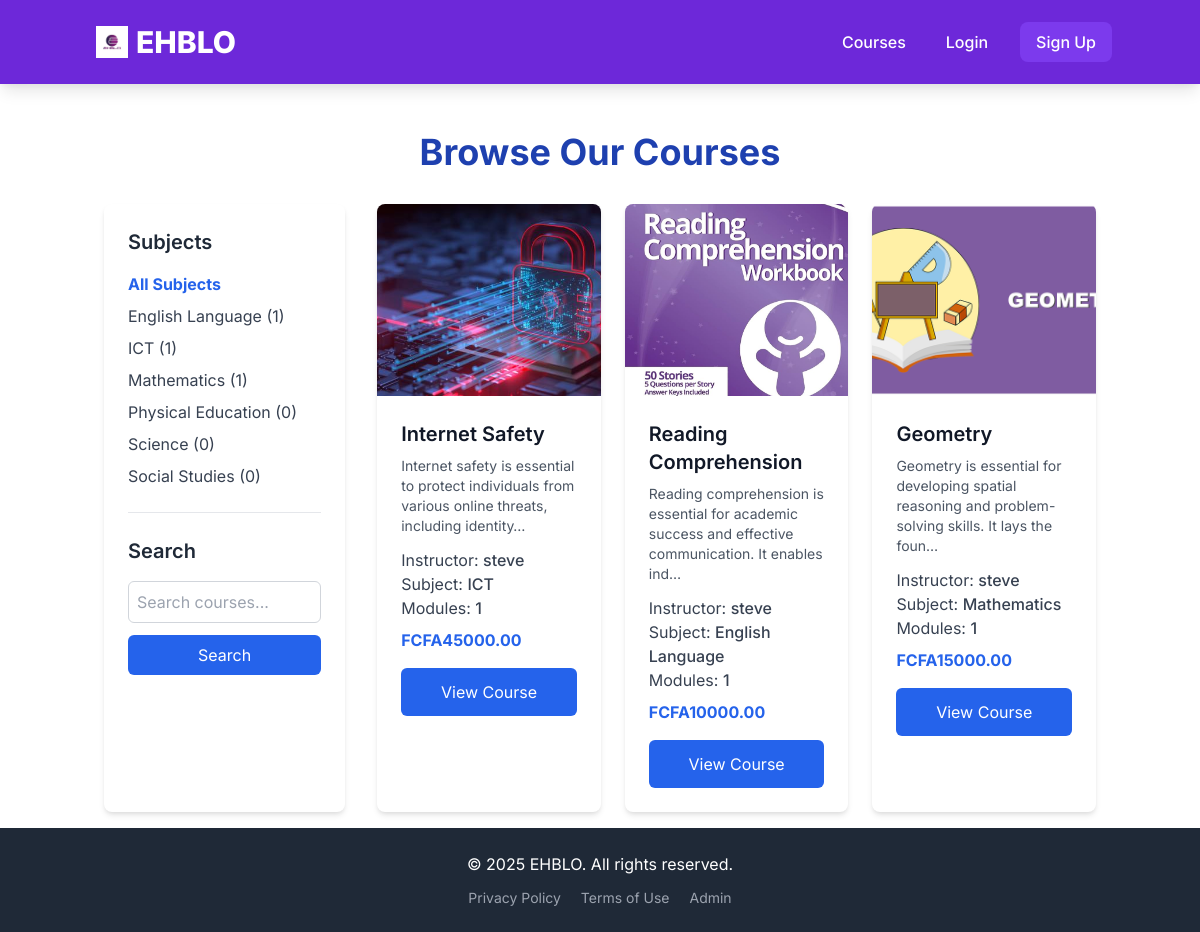
The app's page /courses/, older data.
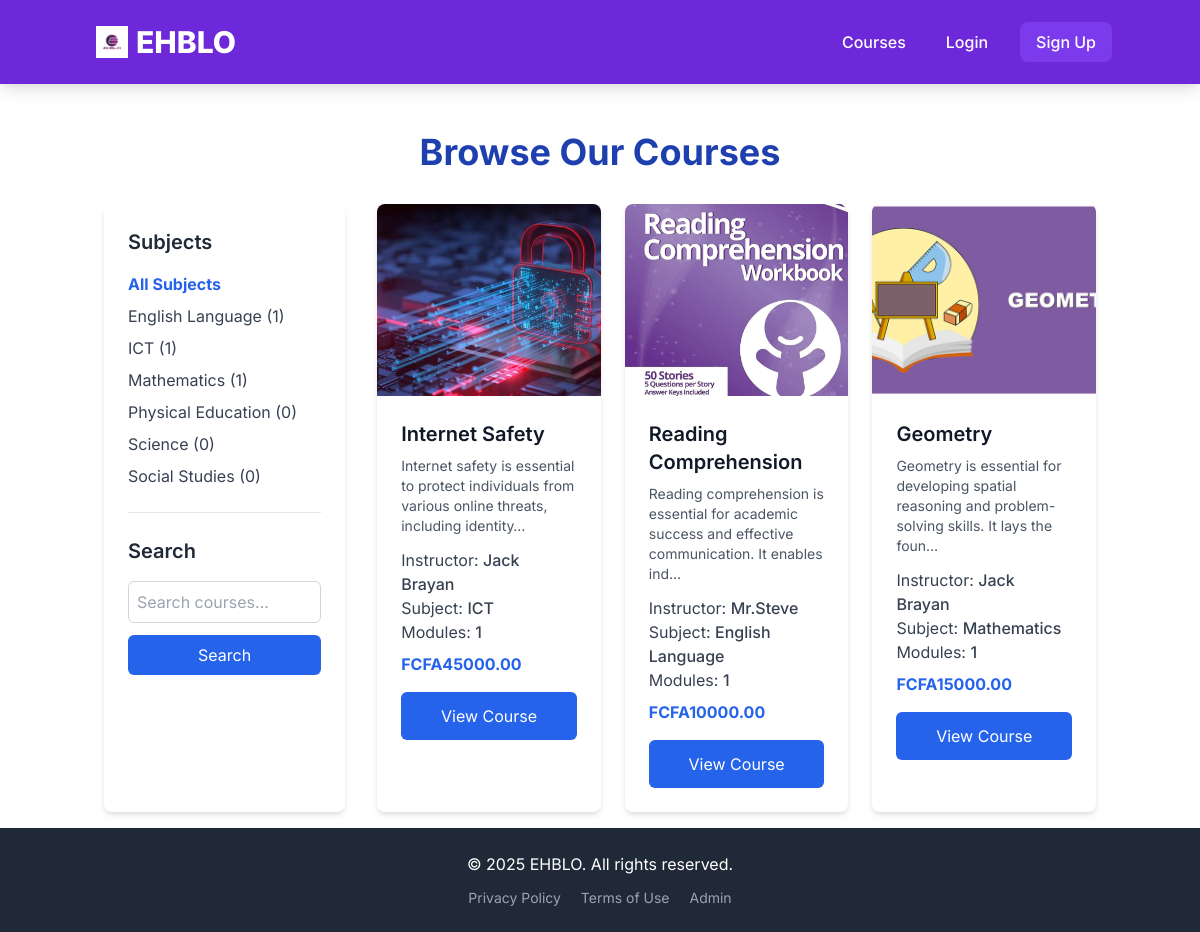
The same page, newer data.
### courses/models.py (models this page shows, shortened)
class Subject(models.Model):
    name = models.CharField(max_length=200, unique=True)
    slug = models.SlugField(max_length=200, unique=True, blank=True)
    class Meta:
        ordering = ('name',)

class Course(models.Model):
    instructor = models.ForeignKey(settings.AUTH_USER_MODEL,
                                   on_delete=models.CASCADE,
                                   related_name='courses_created',
                                   limit_choices_to={'user_type': 'instructor'})
    subject = models.ForeignKey(Subject,
                                 on_delete=models.CASCADE,
                                 related_name='courses')
    title = models.CharField(max_length=250)
    slug = models.SlugField(max_length=250, unique=True, blank=True)
    overview = models.TextField()
    created = models.DateTimeField(auto_now_add=True)
    updated = models.DateTimeField(auto_now=True)
    price = models.DecimalField(max_digits=10, decimal_places=2, default=0.00) # 0 for free courses
    is_published = models.BooleanField(default=False)
    tags = TaggableManager(blank=True)
    image = models.ImageField(upload_to='course_thumbnails/', null=True, blank=True)
    class Meta:
        ordering = ('-created',)

### users/models.py (models this page shows, shortened)
class CustomUser(AbstractUser):
    USER_TYPE_CHOICES = (
        ("student", "Student"),
        ("instructor", "Instructor"),
    )
    user_type = models.CharField(max_length=20, choices=USER_TYPE_CHOICES, default="student")
    bio = models.TextField(blank=True, null=True)
    profile_picture = models.ImageField(upload_to='profile_pics/', blank=True, null=True)
    phone_number = models.CharField(max_length=20, blank=True, null=True)
    country = models.CharField(max_length=100, blank=True, null=True)
    class Meta:
        verbose_name = "User"
        verbose_name_plural = "Users"

### courses/views.py (the view, shortened to what this page needs)
# urls.py: path('', views.CourseListView.as_view(), name='course_list'),
class CourseListView(ListView):
    model = Course
    template_name = 'courses/course_list.html'
    context_object_name = 'courses'
    paginate_by = 10
    def get_queryset(self):
        queryset = super().get_queryset().filter(is_published=True)
        subject_slug = self.kwargs.get('subject_slug')
        if subject_slug:
            subject = get_object_or_404(Subject, slug=subject_slug)
            queryset = queryset.filter(subject=subject)
        query = self.request.GET.get('q')
        return queryset.annotate(num_modules=Count('modules')).order_by('-created')
    def get_context_data(self, **kwargs):
        context = super().get_context_data(**kwargs)
        context['subjects'] = Subject.objects.annotate(total_courses=Count('courses', filter=Q(courses__is_published=True)))
        context['current_subject_slug'] = self.kwargs.get('subject_slug')
        context['query'] = self.request.GET.get('q', '')
        return context

### courses/templates/courses/course_list.html (shortened to what this page needs)
{% extends "base.html" %}
{% load static %}
{% block content %}
<h1 class="text-4xl font-bold text-center text-blue-800 mb-8">Browse Our Courses</h1>
<div class="flex flex-col md:flex-row gap-8">
    <aside class="w-full md:w-1/4 bg-white p-6 rounded-lg shadow-md">
        <h3 class="text-xl font-semibold text-gray-800 mb-4">Subjects</h3>
        <ul>
            <li class="mb-2">
                <a href="{% url 'course_list' %}" class="{% if not current_subject_slug %}font-bold text-blue-600{% else %}text-gray-700 hover:text-blue-600{% endif %}">
                    All Subjects
                </a>
            </li>
            {% for subject in subjects %}
                <li class="mb-2">
                    <a href="{% url 'course_list_by_subject' subject.slug %}"
                       class="{% if current_subject_slug == subject.slug %}font-bold text-blue-600{% else %}text-gray-700 hover:text-blue-600{% endif %}">
                        {{ subject.name }} ({{ subject.total_courses }})
                    </a>
                </li>
            {% endfor %}
        </ul>
        <hr class="my-6">
        <h3 class="text-xl font-semibold text-gray-800 mb-4">Search</h3>
        <form action="{% url 'course_list' %}" method="get">
            <input type="search" name="q" placeholder="Search courses..." value="{{ query }}"
                   class="w-full p-2 border border-gray-300 rounded-md focus:ring-blue-500 focus:border-blue-500">
            <button type="submit" class="mt-3 w-full bg-blue-600 text-white p-2 rounded-md hover:bg-blue-700 transition duration-300">Search</button>
        </form>
    </aside>
    <section class="w-full md:w-3/4">
        {% if courses %}
            <div class="grid grid-cols-1 md:grid-cols-2 lg:grid-cols-3 gap-6">
                {% for course in courses %}
                    <div class="bg-white rounded-lg shadow-md overflow-hidden hover:shadow-lg transition-shadow duration-300">
                        {% if course.image %}
                            <img src="{{ course.image.url }}" alt="{{ course.title }}" class="w-full h-48 object-cover">
                        {% else %}
                            <div class="w-full h-48 bg-gray-200 flex items-center justify-center text-gray-500">No Image</div>
                        {% endif %}
                        <div class="p-6">
                            <h2 class="text-xl font-semibold text-gray-900 mb-2">{{ course.title }}</h2>
                            <p class="text-sm text-gray-600 mb-3">{{ course.overview|truncatechars:100 }}</p>
                            <p class="text-md text-gray-700">Instructor: <span class="font-medium">{{ course.instructor.get_full_name|default:course.instructor.username }}</span></p>
                            <p class="text-md text-gray-700">Subject: <span class="font-medium">{{ course.subject.name }}</span></p>
                            <p class="text-md text-gray-700">Modules: <span class="font-medium">{{ course.num_modules }}</span></p>
                            <div class="mt-2 text-md font-bold text-blue-600">
                                {% if course.price > 0 %}
                                    FCFA{{ course.price }}
                                {% else %}
                                    Free
                                {% endif %}
                            </div>
                            <a href="{% url 'course_detail' course.id course.slug %}"
                               class="block w-full text-center bg-blue-600 text-white p-3 rounded-md mt-4 hover:bg-blue-700 transition duration-300">
                                View Course
                            </a>
                        </div>
                    </div>
                {% endfor %}
            </div>
        {% else %}
            <p class="text-center text-gray-600 text-lg mt-10">No courses found yet.</p>
        {% endif %}
    </section>
</div>
{% endblock %}

### templates/base.html (shortened to what this page needs)
<!DOCTYPE html>
<html lang="en">
<head>
    {% load static %}
    <link href="https://cdn.jsdelivr.net/npm/tailwindcss@2.2.19/dist/tailwind.min.css" rel="stylesheet">
</head>
<body class="flex flex-col min-h-screen">
    <nav class="bg-purple-700 p-4 shadow-lg">
        <div class="container mx-auto flex flex-wrap justify-between items-center">
            <a href="{% url 'home' %}" class="text-white text-3xl font-extrabold rounded-lg p-2 hover:bg-purple-800 transition duration-300 flex items-center space-x-2">
                <img src="{% static 'images/logo.png' %}" alt="EHBLO Logo" class="h-8 w-8 object-contain">
                <span>EHBLO</span>
            </a>
            <div id="nav-menu" class="hidden lg:flex flex-grow lg:flex-grow-0 lg:items-center w-full lg:w-auto mt-4 lg:mt-0">
                <div class="flex flex-col lg:flex-row lg:space-x-6 space-y-3 lg:space-y-0 lg:ml-auto">
                    <a href="{% url 'course_list' %}" class="text-white hover:text-purple-200 p-2 rounded-lg hover:bg-purple-800 transition duration-300 font-medium">Courses</a>
                    {% if user.is_authenticated %}
                        {% if user.user_type == 'instructor' %}
                            <a href="{% url 'instructor_dashboard' %}" class="text-white hover:text-purple-200 p-2 rounded-lg hover:bg-purple-800 transition duration-300 font-medium">Instructor Dashboard</a>
                        {% endif %}
                        <a href="{% url 'my_courses' %}" class="text-white hover:text-purple-200 p-2 rounded-lg hover:bg-purple-800 transition duration-300 font-medium">My Courses</a>
                        <a href="{% url 'my_chats' %}" class="text-white hover:text-purple-200 p-2 rounded-lg hover:bg-purple-800 transition duration-300 font-medium">My Chats</a>
                        <a href="{% url 'profile' %}" class="text-white hover:text-purple-200 p-2 rounded-lg hover:bg-purple-800 transition duration-300 font-medium">Profile</a>
                        <form action="{% url 'logout' %}" method="post" class="inline-block">
                            {% csrf_token %}
                            <button type="submit" class="text-white hover:text-purple-200 p-2 rounded-lg hover:bg-purple-800 transition duration-300 font-medium cursor-pointer flex items-center space-x-2">
                                {% if user.profile_picture %}
                                    <img src="{{ user.profile_picture.url }}" alt="Profile" class="w-6 h-6 rounded-full object-cover border border-purple-300">
                                {% else %}
                                    <img src="{% static 'images/default_profile_pic.png' %}" alt="Default Profile" class="w-6 h-6 rounded-full object-cover border border-gray-300">
                                {% endif %}
                                <span>Logout ({{ user.username }})</span>
                            </button>
                        </form>
                    {% else %}
                        <a href="{% url 'login' %}" class="text-white hover:text-purple-200 p-2 rounded-lg hover:bg-purple-800 transition duration-300 font-medium">Login</a>
                        <a href="{% url 'signup' %}" class="text-white bg-purple-600 px-4 py-2 rounded-lg hover:bg-purple-500 transition duration-300 font-medium">Sign Up</a>
                    {% endif %}
                </div>
            </div>
        </div>
    </nav>
    <main class="container mx-auto mt-8 p-4 flex-grow">
        {% block content %}
        {% endblock %}
    </main>
    <footer class="bg-gray-800 text-white p-6 mt-auto">
        <div class="container mx-auto text-center">
            <p>&copy; {% now "Y" %} EHBLO. All rights reserved.</p>
            <div class="mt-3 space-x-4 text-sm">
                <a href="#" class="text-gray-400 hover:text-white transition duration-300">Privacy Policy</a>
                <a href="#" class="text-gray-400 hover:text-white transition duration-300">Terms of Use</a>
                <a href="{% url 'admin:index' %}" class="text-gray-400 hover:text-white transition duration-300">Admin</a>
            </div>
        </div>
    </footer>
</body>
</html>

### templates/base.html (style rules this page uses)
body { font-family: 'Inter', sans-serif; @apply bg-gray-50; }

Row changes from the older to the newer data that the page shows:
changed Course "Internet Safety": instructor.get_full_name "steve" → "Jack Brayan"
changed Course "Reading Comprehension": instructor.get_full_name "steve" → "Mr.Steve"
changed Course "Geometry": instructor.get_full_name "steve" → "Jack Brayan"
